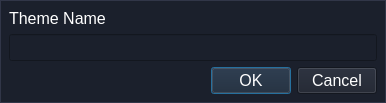
<?xml version="1.0" encoding="UTF-8"?>
<ui version="4.0">
 <class>MainWindow</class>
 <widget class="QMainWindow" name="MainWindow">
  <property name="geometry">
   <rect>
    <x>0</x>
    <y>0</y>
    <width>386</width>
    <height>96</height>
   </rect>
  </property>
  <property name="windowTitle">
   <string>MainWindow</string>
  </property>
  <widget class="QWidget" name="centralwidget">
   <property name="styleSheet">
    <string notr="true">
*{
	background: #1b202c;
	color: #fff;
	font-size: 16px;
}
 

#centralwidget{
	border: 1px  solid  rgb(49, 54, 72);
}



QFrame{ 
    border: 0px solid;
}

QLabel{
	min-width: 100px;
}

</string>
   </property>
   <layout class="QVBoxLayout" name="verticalLayout">
    <item>
     <widget class="QLabel" name="label">
      <property name="text">
       <string>Theme Name</string>
      </property>
     </widget>
    </item>
    <item>
     <widget class="QLineEdit" name="lineEdit"/>
    </item>
    <item>
     <widget class="QDialogButtonBox" name="buttonBox">
      <property name="cursor">
       <cursorShape>PointingHandCursor</cursorShape>
      </property>
      <property name="standardButtons">
       <set>QDialogButtonBox::Cancel|QDialogButtonBox::Ok</set>
      </property>
     </widget>
    </item>
   </layout>
  </widget>
 </widget>
 <resources/>
 <connections/>
</ui>
